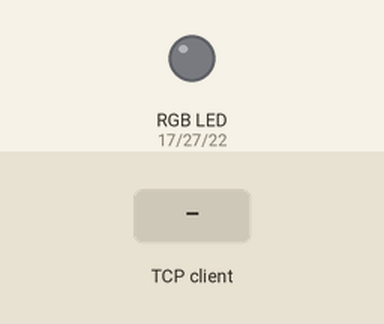
A program run on a simulated Raspberry Pi (BCM pin numbers). On the bench: an RGB LED mixed from three pins (HIGH = lit). The test bench sets the inputs (shaded band). One TCP client connects 1 s after the port opens and stays connected; what the program prints to the terminal is not drawn.

Above: at 1.2 s.
1.3 s: the TCP client sends "1\n"
At 1.7 s:
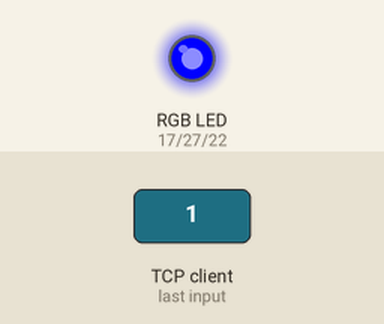
2.8 s: the TCP client sends "2\n"
At 4.0 s:
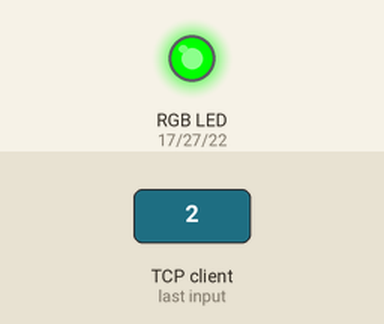
4.3 s: the TCP client sends "3\n"
At 5.2 s:
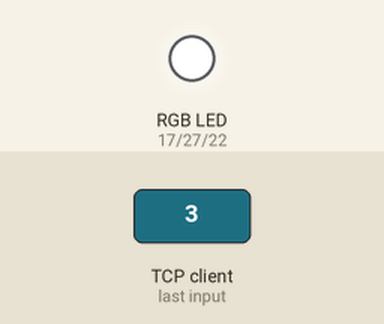
5.8 s: the TCP client sends "4\n"
At 6.3 s:
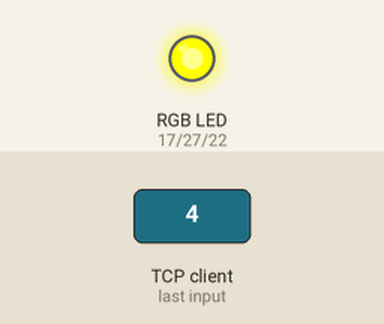
7.3 s: the TCP client sends "quit\n"
At 8.7 s:
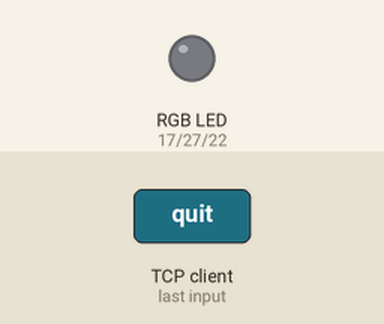
Timing chart, 0 to 9.8 s (numbered marks = the images above; inputs shaded):
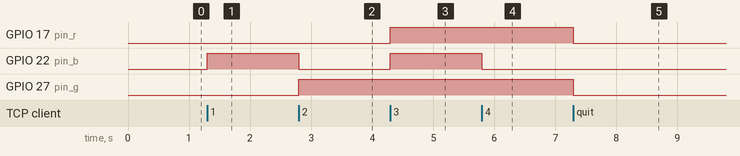

The program:

Proyecto_servidor_RaspberryPi4.py
```python
#Fernando Rivera Proyecto basado en control de luz segun la expresion facial inferida,
# codigo para Raspberry Pi 4 el es el servidor de este proyecto

import RPi.GPIO as GPIO
import socket

# Configurar los pines GPIO para el LED RGB
pin_r = 17
pin_g = 27
pin_b = 22

GPIO.setmode(GPIO.BCM)
GPIO.setup(pin_r, GPIO.OUT)
GPIO.setup(pin_g, GPIO.OUT)
GPIO.setup(pin_b, GPIO.OUT)

def encender_led(r, g, b):
    GPIO.output(pin_r, r)
    GPIO.output(pin_g, g)
    GPIO.output(pin_b, b)

# Configurar el socket para la comunicación Ethernet
s = socket.socket(socket.AF_INET, socket.SOCK_STREAM)
s.bind(("0.0.0.0", 2020))
s.listen(10)
print("Servidor Iniciado, esperando conexiones") #Anuncio que se ha conectado al servidor el cliente

try:
    while True:
        (sc, addr) = s.accept()
        print("Conexión desde:", addr)
        while True:
            mensaje = sc.recv(64)
            if not mensaje:
                break
            comando = mensaje.decode().strip()

            if comando == '1':
                encender_led(GPIO.LOW, GPIO.LOW, GPIO.HIGH)  # AZUL / Enojo
                sc.send("LED Rojo encendido".encode())
            elif comando == '2':
                encender_led(GPIO.LOW, GPIO.HIGH, GPIO.LOW)  # VERDE / Felicidad
                sc.send("LED Verde encendido".encode())
            elif comando == '3':
                encender_led(GPIO.HIGH, GPIO.HIGH, GPIO.HIGH)  # BLANCO / Neutral
                sc.send("LED Azul encendido".encode())
            elif comando == '4':
                encender_led(GPIO.HIGH, GPIO.HIGH, GPIO.LOW)  # AMARILLO / Tristeza
                sc.send("LED apagado".encode())
            elif comando == "quit":
                sc.send("Cerrando servidor...".encode())
                s.close()
                GPIO.cleanup()  # Limpiar la configuración de los pines GPIO
                break
            else:
                sc.send("Comando no reconocido".encode())
                print("Comando no reconocido:", comando)

        sc.close()
except KeyboardInterrupt:
    print("Servidor detenido manualmente")
finally:
    s.close()
    GPIO.cleanup()
```

Measured:
- after the input at 1.3 s, GPIO 22 (pin_b): LOW → HIGH at once
- after the input at 2.8 s, GPIO 22 (pin_b): HIGH → LOW at once; GPIO 27 (pin_g): LOW → HIGH at once
- after the input at 4.3 s, GPIO 17 (pin_r), GPIO 22 (pin_b): LOW → HIGH at once
- after the input at 5.8 s, GPIO 22 (pin_b): HIGH → LOW at once
- after the input at 7.3 s, GPIO 17 (pin_r), GPIO 27 (pin_g): HIGH → LOW at once
